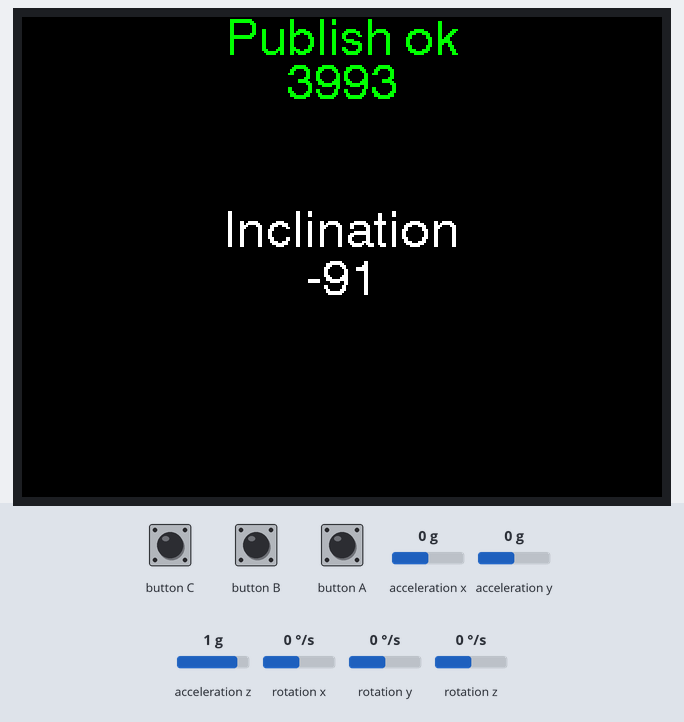
The sketch below on a simulated ESP32. Parts: 320×240 colour display. The inputs (shaded band) are chosen by the test bench; at power-on: acceleration x 0 g, acceleration y 0 g, acceleration z 1 g, rotation x 0 °/s, rotation y 0 °/s, rotation z 0 °/s. WiFi joins after 1.5 s; servers stay silent unless stated; no MQTT or app messages arrive unless stated.

Above: at 4.0 s.
4.1 s: acceleration x set to -1.4 g
At 4.3 s:
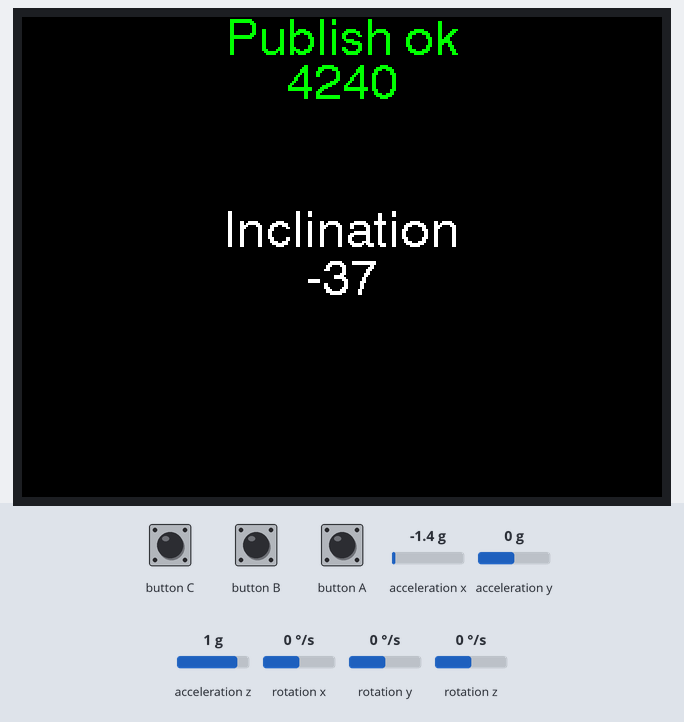
5.7 s: button C pressed for 0.15 s
At 6.65 s:
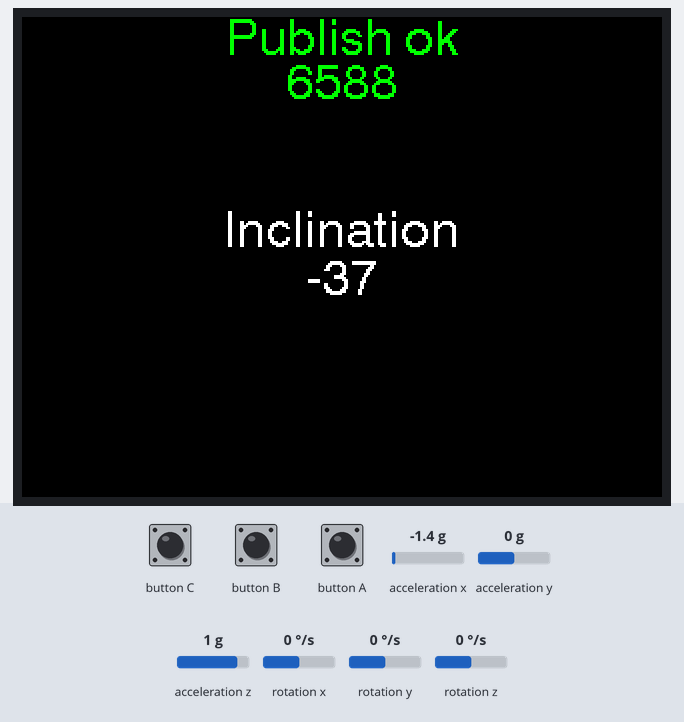
8.0 s: button B pressed for 0.15 s
At 9.49 s:
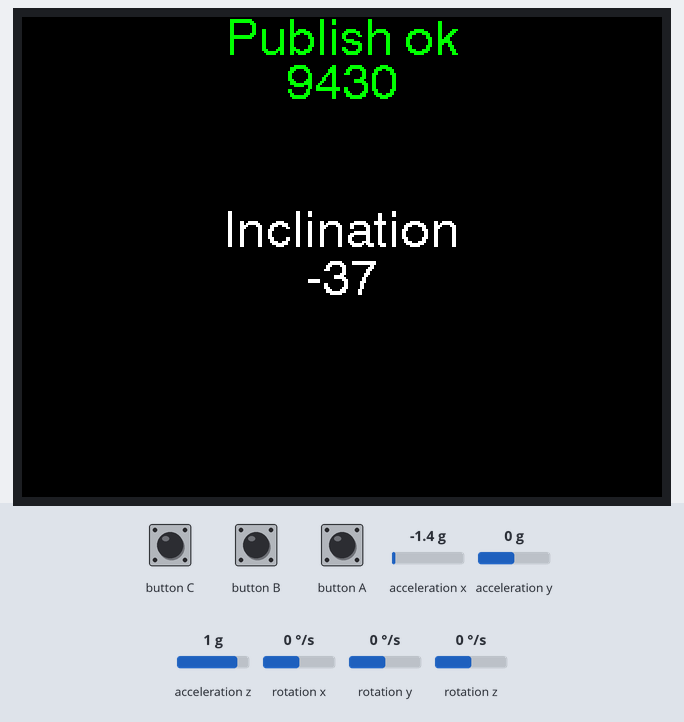
10.9 s: button A pressed for 0.15 s
At 11.85 s:
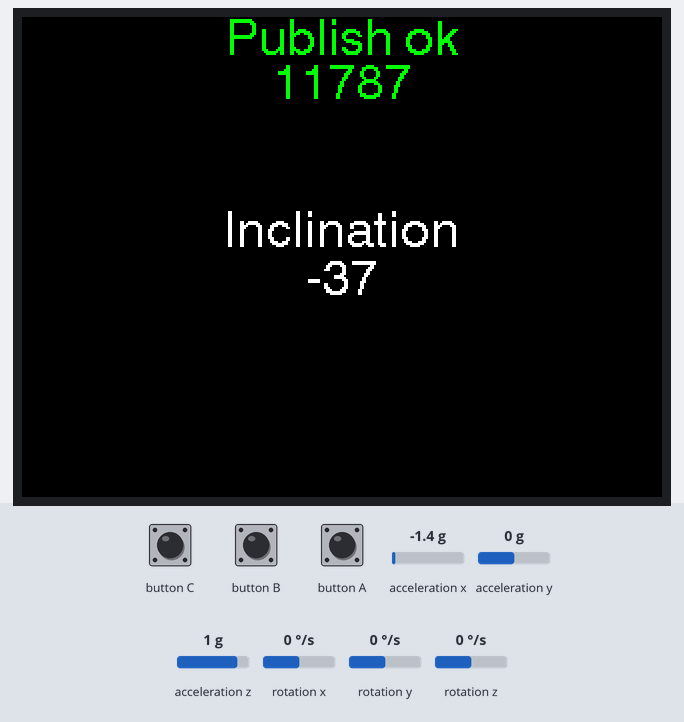
13.2 s: acceleration y set to -1.4 g
At 13.34 s:
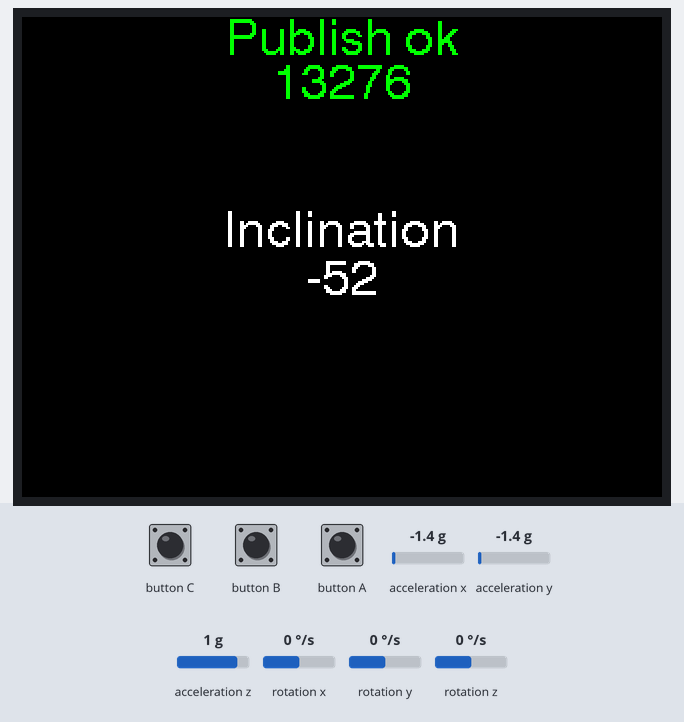
14.7 s: button C pressed for 1 s
At 16.07 s:
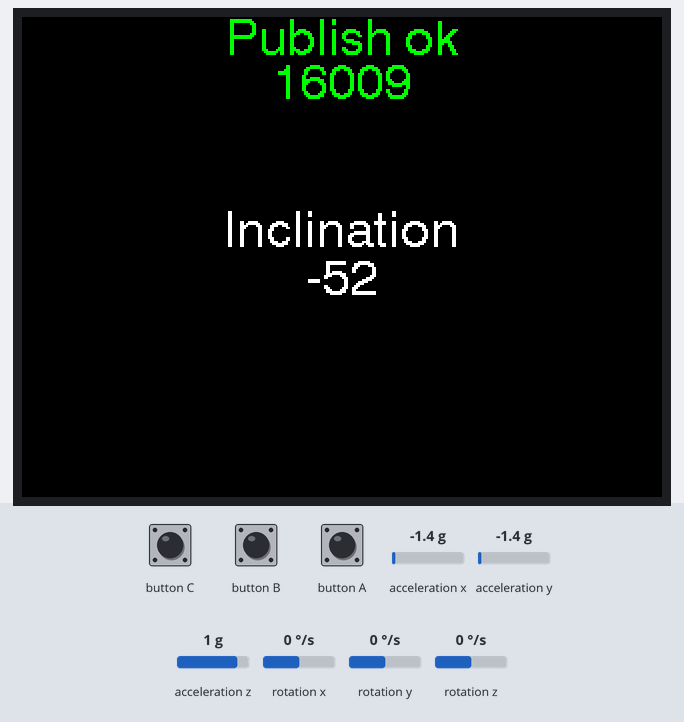

The sketch:

Teste_M5_pendulo.ino
```cpp
#include <WiFi.h>
#include <ESPmDNS.h>
#include <WiFiUdp.h>
#include <ArduinoOTA.h>
#include <M5Stack.h>
#include <WebServer.h>
#include <WiFiManager.h>
#include <PubSubClient.h>
#include <MPU6050.h>

WiFiManager wifiManager;
MPU6050 mpu;
char* _topic = "/acc";
char* server = "10.0.40.171";
WiFiClient wifiClient;
bool wifi = true, mqtt = false;
void callback(char* topic, byte * payload, unsigned int length);
PubSubClient client(server, 1883, callback, wifiClient);

void mpuSetup();
void setup() {
  M5.begin();
//  M5.Lcd.setRotation(3);
  M5.Lcd.fillScreen(BLACK);
  M5.Lcd.setTextColor(GREEN);
  M5.Lcd.setTextSize(1);
  M5.Lcd.println("Loading networks ...");
  if (!wifiManager.autoConnect("M5Stack_config", "password")) {
    M5.Lcd.println("failed to connect, we should reset as see if it connects");
    //    delay(3000);
    //    ESP.restart();
    wifi = false;
  }

  // Port defaults to 3232
  // ArduinoOTA.setPort(3232);

  // Hostname defaults to esp3232-[MAC]
  ArduinoOTA.setHostname("M5Stack_main");

  // No authentication by default
  // ArduinoOTA.setPassword("admin");

  // Password can be set with it's md5 value as well
  // MD5(admin) = 21232f297a57a5a743894a0e4a801fc3
  // ArduinoOTA.setPasswordHash("21232f297a57a5a743894a0e4a801fc3");

  ArduinoOTA
  .onStart([]() {
    M5.Lcd.print("Start updating ");
  })
  .onEnd([]() {
    M5.Lcd.clear();
    M5.Lcd.drawCentreString("Restart", M5.Lcd.width() / 2, M5.Lcd.height() / 2 - 20, 3);
    delay(1000);
  })
  .onProgress([](unsigned int progress, unsigned int total) {
    M5.Lcd.setTextColor(GREEN, BLACK );
    int w = M5.Lcd.width() - 30;
    int h = 15;
    int value = (progress / (total / 100));
    //    String msg = "Updating " + String(value) + "%";
    //    M5.Lcd.drawCentreString(msg.c_str(), M5.Lcd.width()/2, M5.Lcd.height()/2-20, 2);
    M5.Lcd.drawCentreString(String("Updating " + String(value) + "%").c_str(), M5.Lcd.width() / 2, M5.Lcd.height() / 2 - 20, 2);
    M5.Lcd.progressBar(15, M5.Lcd.height() / 2, w, h, value);

  })
  .onError([](ota_error_t error) {
    M5.Lcd.clear();
    M5.Lcd.printf("Error[%u]: ", error);
    if (error == OTA_AUTH_ERROR) M5.Lcd.println("Auth Failed");
    else if (error == OTA_BEGIN_ERROR) M5.Lcd.println("Begin Failed");
    else if (error == OTA_CONNECT_ERROR) M5.Lcd.println("Connect Failed");
    else if (error == OTA_RECEIVE_ERROR) M5.Lcd.println("Receive Failed");
    else if (error == OTA_END_ERROR) M5.Lcd.println("End Failed");
  });

  ArduinoOTA.begin();
  M5.Lcd.print("IP address: ");
  M5.Lcd.println(WiFi.localIP());
  //  M5.Lcd.print("Largura: ");
  //  M5.Lcd.println(M5.Lcd.width());
  //  M5.Lcd.print("Altura: ");
  //  M5.Lcd.println(M5.Lcd.height());
  mpuSetup();
  mqtt = mqttSetup();
  M5.Lcd.println("Ready");
  delay(1000);
  M5.Lcd.clear();
}

void loop() {
  int value = getAngleMPU();
  String payload = String(value);
  //Printa o valor atual do angulo
  M5.Lcd.setTextColor(WHITE, BLACK);
  M5.Lcd.drawCentreString("Inclination", M5.Lcd.width() / 2, M5.Lcd.height() / 2 - 24, 4);
  M5.Lcd.drawCentreString("                ", M5.Lcd.width() / 2, M5.Lcd.height() / 2, 4);
  M5.Lcd.drawCentreString(payload, M5.Lcd.width() / 2, M5.Lcd.height() / 2, 4);
  if (mqtt) {
    if (client.connected()) {
      if (client.publish("/acc", payload.c_str())) {
        M5.Lcd.setTextColor(GREEN, BLACK);
        M5.Lcd.drawCentreString("Publish ok", M5.Lcd.width() / 2, 0, 4);
        M5.Lcd.drawCentreString(String(millis()), M5.Lcd.width() / 2, 22, 4);
      }
      else {
        M5.Lcd.setTextColor(RED, BLACK);
        M5.Lcd.drawCentreString("Publish failed", M5.Lcd.width() / 2, 0, 4);
        //      Serial.println("Publish failed");
      }
    }
    else {
      M5.Lcd.setTextColor(RED, BLACK);
      M5.Lcd.drawCentreString("Disconnected", M5.Lcd.width() / 2, 0, 4);
      client.connect("M5Stack_872ysrjo21387y");
    }
  }
  ArduinoOTA.handle();
  delay(100);
  //
  ArduinoOTA.handle();
  M5.update();
  client.loop();
}

/****************** FUNÇÕES MPU6050 ***********************************/
void mpuSetup() {
  while (!mpu.begin(MPU6050_SCALE_2000DPS, MPU6050_RANGE_2G, 0x68))
  {
    M5.Lcd.setTextColor(RED, BLACK);
    M5.Lcd.println("MPU6050 not found!");
    delay(500);
    ArduinoOTA.handle();
  }
}
//Função que retorna o angulo de inclinação
int getAngleMPU() {
  //valores de correção obtido impiricamente
  int offset = -91;
  int factor = 1;
  int value;
  // Leitura dos valores normalizados
  Vector normAccel = mpu.readNormalizeAccel();

  // Calcula Pitch & Roll
  int pitch = -(atan2(normAccel.XAxis, sqrt(normAccel.YAxis * normAccel.YAxis + normAccel.ZAxis * normAccel.ZAxis)) * 180.0) / M_PI;
  int roll = (atan2(normAccel.YAxis, normAccel.ZAxis) * 180.0) / M_PI;
  value = factor * pitch + offset;
  //  value = factor * roll + offset;
  return value;
}
/************************************************************************************
** FUNÇÕES P/ MQTT
************************************************************************************/
void callback(char* topic, byte * payload, unsigned int length) {
  //  String msg;
  //  for (int i = 0; i < length; i++) {
  //    msg += (char)payload[i];
  //  }
  //  M5.Lcd.setTextColor(GREEN, BLACK);
  //  M5.Lcd.drawCentreString(topic, M5.Lcd.width() / 2, M5.Lcd.height() / 2 - 20, 4);
  //  M5.Lcd.drawCentreString("     ", M5.Lcd.width() / 2, M5.Lcd.height() / 2, 2);
  //  M5.Lcd.drawCentreString(msg, M5.Lcd.width() / 2, M5.Lcd.height() / 2, 2);
}
bool mqttSetup() {
  if (client.connect("M5Stack_872ysrjo21387y")) {
    M5.Lcd.println("Connected to MQTT broker");
    client.subscribe(_topic);
    return true;
  }
  else {
    M5.Lcd.println( "MQTT connect failed");
    M5.Lcd.println("/nWill reset and try again...");
    //    abort();
    return false;
  }
}
```
